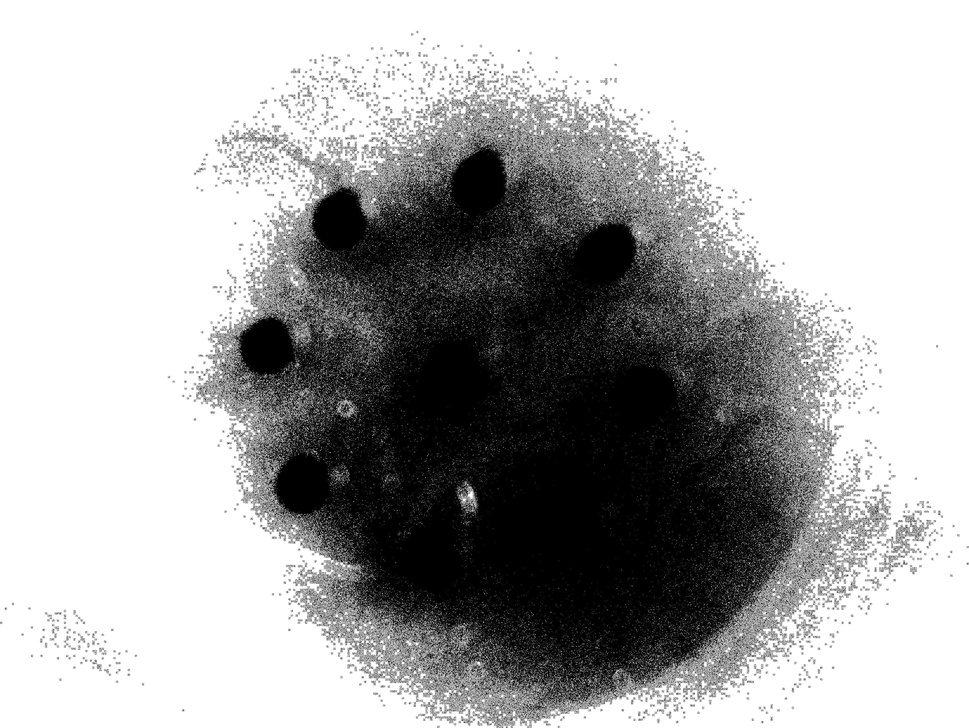
#> input picture Python Practice/C1111.jpg, 969 x 728 px, shrunk from 3280 x 2464 before the run, given in place of foo66.jpg, which was not available
$ jupyter execute 'Finalised Version.ipynb'
#> lines starting #> are read from the running program, lines starting #| are printed output that depends on the picture; pictures that were not available may be replaced by others from this repository, and a replacement may not be noted
[cell 1]
# 第一次加强contrast
# 再来一次加强contrast

import cv2
import numpy as np
import matplotlib.pyplot as plt

img = cv2.imread(r'foo66.jpg', cv2.IMREAD_GRAYSCALE)#GRAYSCALE
#> img is the input picture: shape (728, 969); min 0, max 255, mean 172.1

#线性变换
a = 2
O = float(a) * img
O[O>255] = 255 #大于255要截断为255
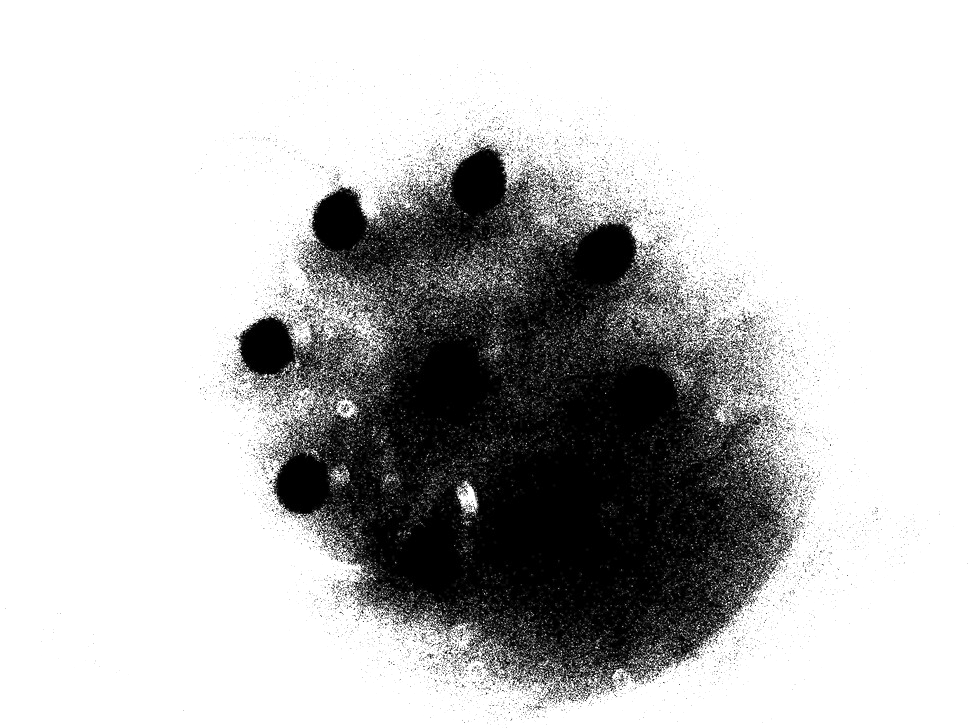
#> O: shape (728, 969) float64; min 0, max 255, mean 192.5

#数据类型的转换
O = np.round(O)
O = O.astype(np.uint8)

cv2.imwrite("Improved1.jpg", O)
cv2.waitKey(0)
cv2.destroyAllWindows()

[cell 2]
# 再来一次加强contrast

import cv2
import numpy as np
import matplotlib.pyplot as plt

img = cv2.imread(r'Improved1.jpg', cv2.IMREAD_GRAYSCALE)#GRAYSCALE
#> img: shape (728, 969); min 0, max 255, mean 192.4
image_enhanced = cv2.equalizeHist(img)
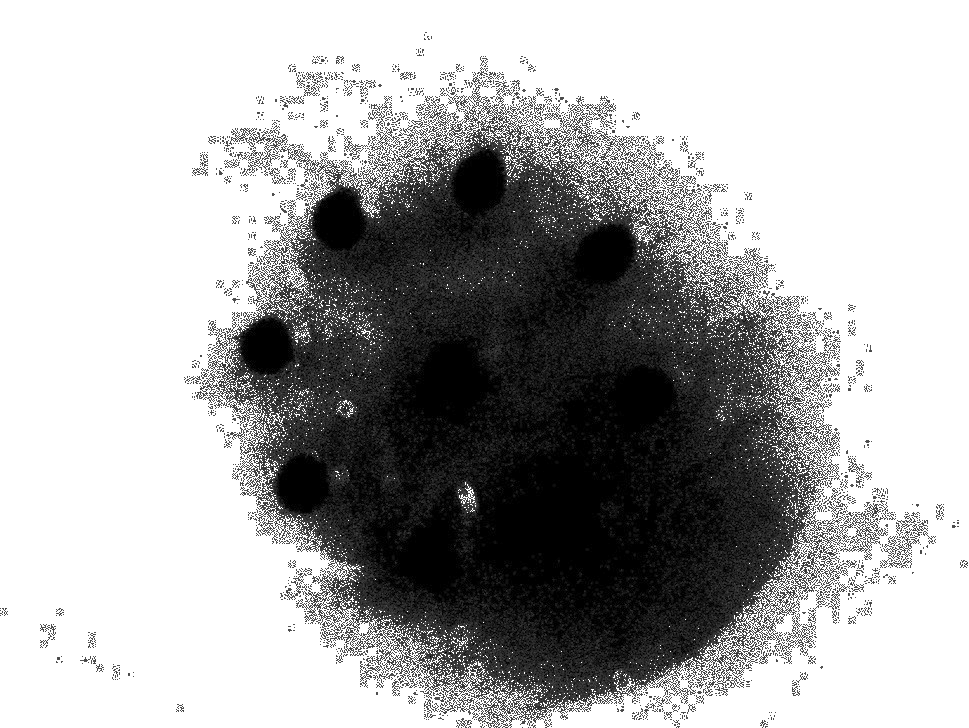
#> image_enhanced: shape (728, 969); min 0, max 255, mean 172.3
# #线性变换
# a = 2
# O = float(a) * img
# O[O>255] = 255 #大于255要截断为255

# #数据类型的转换
# O = np.round(O)
# O = O.astype(np.uint8)

cv2.imwrite("Improved2.jpg", image_enhanced)
cv2.waitKey(0)
cv2.destroyAllWindows()

[cell 3]
from __future__ import print_function
from builtins import input
import cv2 as cv
import numpy as np
import argparse

image = cv.imread('Improved2.jpg')
#> image: shape (728, 969, 3); min 0, max 255, mean 172.3
if image is None:
    print('Could not open or find the image: ', args.input)
    exit(0)
new_image = np.zeros(image.shape, image.dtype)
alpha = 1.0 # Simple contrast control
beta = 0    # Simple brightness control
# Initialize values
print(' Basic Linear Transforms ')
print('-------------------------')
try:
    alpha = float(input('* Enter the alpha value [1.0-3.0]: '))
#> the answer given: 1
    beta = int(input('* Enter the beta value [0-100]: '))
#> the answer given: 3
except ValueError:
    print('Error, not a number')
# Do the operation new_image(i,j) = alpha*image(i,j) + beta
# Instead of these 'for' loops we could have used simply:
new_image = cv.convertScaleAbs(image, alpha=alpha, beta=beta)
# [5 lines of commented-out code are left out]
cv.imwrite("Improved3.jpg", new_image)
cv.waitKey(0)
cv.destroyAllWindows()

print('im done')

[cell 4]
# 找中间圆和检测其他圆
# minr 30 MAXR 50

#https://developpaper.com/opencv-hough-circle-transform-cv2-houghcircles/
#Hoff circle detection
from matplotlib import pyplot as plt
import cv2
import numpy as np
# from google.colab.patches import cv2_imshow #https://stackoverflow.com/questions/55288657/image-is-not-displaying-in-google-colab-while-using-imshow

cimg = cv2.imread('Improved3.jpg')
#> cimg: shape (728, 969, 3); min 0, max 255, mean 173.4
plt.imshow(cimg)
plt.show()
#cv2.waitKey(0)
img = cv2.cvtColor(cimg,cv2.COLOR_BGR2GRAY)
img = cv2.medianBlur(img, 5)
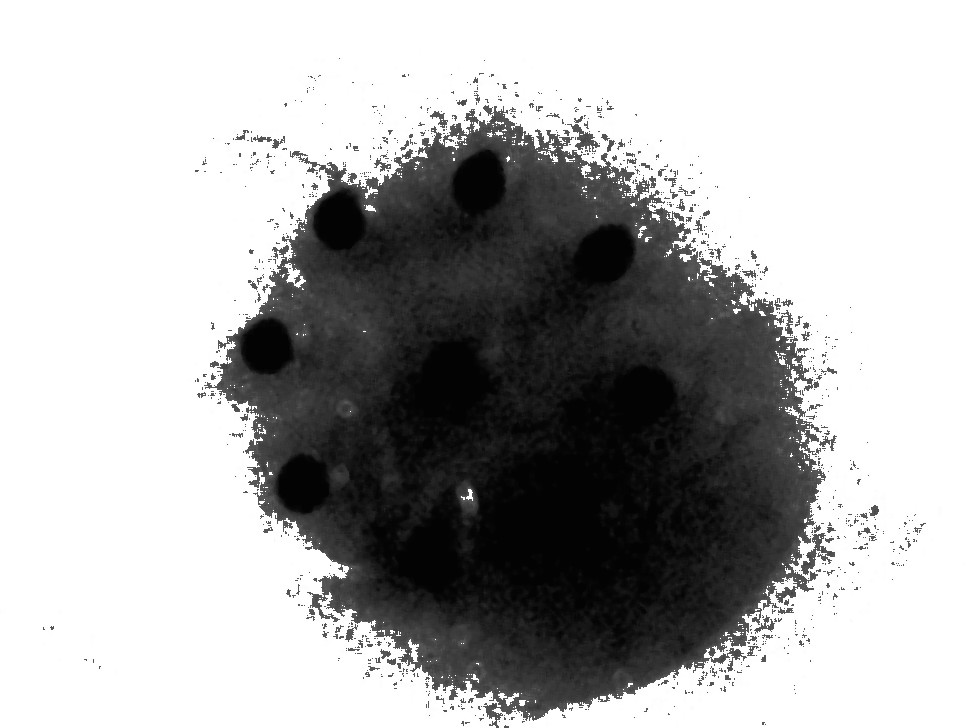
#> img: shape (728, 969); min 3, max 255, mean 175.4
cimg = cv2.cvtColor(img, cv2.COLOR_GRAY2BGR)

#- img: grayscale image to be detected
# - cv2.HOUGH_ Gradient: detection method, Hoff gradient
#- 1: the detected circle has the same size as the original image, DP = 2, and the detected circle is half of the original image
#- 20: the minimum distance of the center of the detected circle (if the parameter is too small, multiple adjacent circles may be detected incorrectly in addition to a real circle. If it is too large, some circles may be missed.)
#- Param1: in #hough Š In the case of u gradient, it is higher. Two thresholds are passed to Canny edge detector (the lower one is twice as small).
#- param2: at #hough Š In the case of u gradient, it is the accumulator threshold of the center of the detection stage. The smaller it is, the more likely it is to detect false circles;
#- minradius: minimum circle radius, false circle may also be detected
#- maxradius: maximum circle radius. If < = 0, the maximum image size is used. If < 0, returns the center of the radius not found.
circles = cv2.HoughCircles(img, cv2.HOUGH_GRADIENT, 1, 20,param1=50, param2=30, minRadius=150, maxRadius=400)
#> circles = 959 rows, first 8: [505.5, 409.5, 274.5], [532.5, 428.5, 280.6], [568.5, 452.5, 249.3], [538.5, 448.5, 260.7], [555.5, 434.5, 268.5], [485.5, 394.5, 252.9], [540.5, 409.5, 294.5], [484.5, 414.5, 267.2]
# [5 lines of commented-out code are left out]

circles = np.uint16(np.around(circles))
#> circles = 959 rows, first 8: [506, 410, 274], [532, 428, 281], [568, 452, 249], [538, 448, 261], [556, 434, 268], [486, 394, 253], [540, 410, 294], [484, 414, 267]

print(len(circles))
#| 1
print(circles)
#> (printed output is left out)
print(circles[0,0])
#| [506 410 274]

# finding center circle
prev = 0
sumX = 0
sumY = 0
n = 0
Xavg = 0
Yavg = 0
for i in circles[0, :]:
    sumX = sumX + i[0]
    sumY = sumY + i[1]
    n = n + 1
#> this loop made 959 passes
#> (i, sumX, sumY) on passes 1 to 3: ([506, 410, 274], 506, 410), ([532, 428, 281], 1038, 838), ([568, 452, 249], 1606, 1290)
#> after the loop, n = 959; sumX = 502844; sumY = 358834

Xavg = sumX / n
#> Xavg = 524.3
Yavg = sumY / n
#> Yavg = 374.2
print(n)
#| 959
print(int(Xavg))
#| 524
print(int(Yavg))
#| 374
print('xxxxxxxxxxxxxxxxxxxxxxxxxxxxxx')

# find the center circle
centerX = 0;
centerY = 0;
m = 0
for i in circles[0, :]:
    if i[0] < Xavg + 150 and Xavg - 150 < i[0]:
        if i[1] < Yavg + 150 and Yavg - 150 < i[1]:
            centerX = i[0]
            centerY = i[1]
            print(m)
            print(i[0])
            print(i[1])
            print(i[2])
    m = m + 1
#> this loop made 959 passes
#> (i, centerX, centerY) on passes 1 to 12: ([506, 410, 274], 506, 410), ([532, 428, 281], 532, 428), ([568, 452, 249], 568, 452), ([538, 448, 261], 538, 448), ([556, 434, 268], 556, 434), ([486, 394, 253], 486, 394), ([540, 410, 294], 540, 410), ([484, 414, 267], 484, 414), ([478, 370, 234], 478, 370), ([516, 388, 258], 516, 388), ([498, 378, 246], 498, 378), ([572, 478, 246], 572, 478)
#> (centerX, centerY) on passes 61, 62, 63, 65, 66, 68: (580, 370), (624, 414), (470, 488), (528, 308), (484, 512), (562, 348)
#> (printed output is left out)
#> after the loop, m = 959
k = 0
for i in circles[0, :]:
  if k < 9:
    #Draw outer circle (blue)
    cv2.circle(cimg, (i[0], i[1]), i[2], (0, 255, 0), 2)

    #Draw Center (red)
    cv2.circle(cimg, (i[0], i[1]), 2, (0, 0, 255), 3)

    k = k+1
#     cv2_imshow(cimg)
    plt.imshow(cimg)
    cv2.waitKey(0)
    cv2.destroyAllWindows()
#> this loop made 959 passes
#> i on passes 1 to 12: [506, 410, 274], [532, 428, 281], [568, 452, 249], [538, 448, 261], [556, 434, 268], [486, 394, 253], [540, 410, 294], [484, 414, 267], [478, 370, 234], [516, 388, 258], [498, 378, 246], [572, 478, 246]
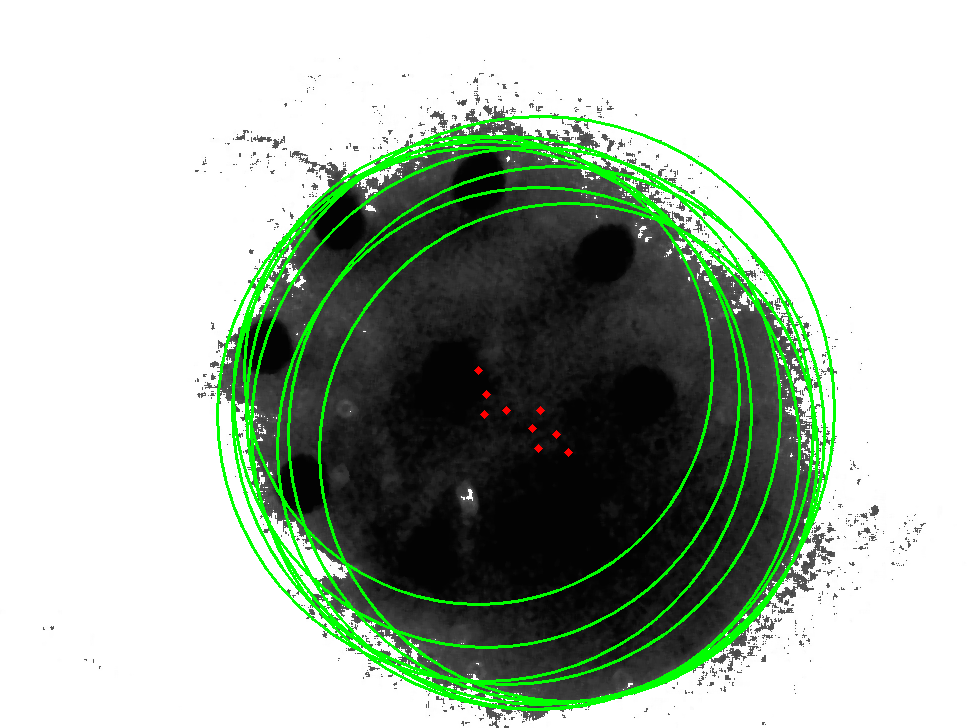
#> cimg: shape (728, 969, 3); mean B, G, R 168.5, 182.6, 168.7
#> after the loop, k = 9
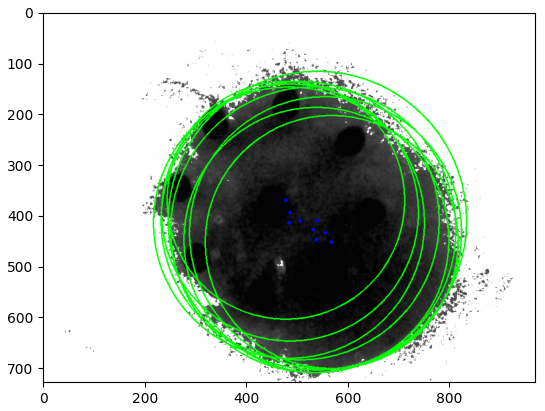
#> figure drawn by matplotlib, 1 panel; B, G, R data is drawn as R, G, B
